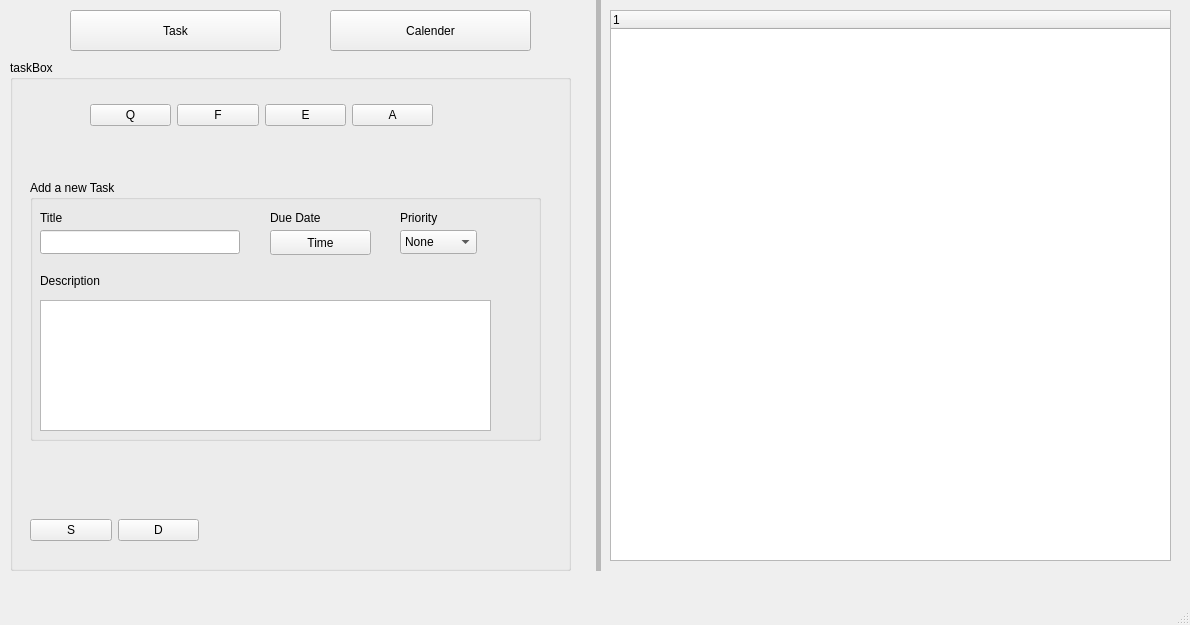
<?xml version="1.0" encoding="UTF-8"?>
<ui version="4.0">
 <class>MainWindow</class>
 <widget class="QMainWindow" name="MainWindow">
  <property name="geometry">
   <rect>
    <x>0</x>
    <y>0</y>
    <width>1190</width>
    <height>625</height>
   </rect>
  </property>
  <property name="windowTitle">
   <string>MainWindow</string>
  </property>
  <widget class="QWidget" name="centralwidget">
   <widget class="QPushButton" name="Task">
    <property name="geometry">
     <rect>
      <x>70</x>
      <y>10</y>
      <width>211</width>
      <height>41</height>
     </rect>
    </property>
    <property name="text">
     <string>Task</string>
    </property>
   </widget>
   <widget class="QPushButton" name="Calender">
    <property name="geometry">
     <rect>
      <x>330</x>
      <y>10</y>
      <width>201</width>
      <height>41</height>
     </rect>
    </property>
    <property name="text">
     <string>Calender</string>
    </property>
   </widget>
   <widget class="Line" name="line">
    <property name="geometry">
     <rect>
      <x>590</x>
      <y>0</y>
      <width>16</width>
      <height>571</height>
     </rect>
    </property>
    <property name="minimumSize">
     <size>
      <width>0</width>
      <height>0</height>
     </size>
    </property>
    <property name="lineWidth">
     <number>0</number>
    </property>
    <property name="midLineWidth">
     <number>5</number>
    </property>
    <property name="orientation">
     <enum>Qt::Vertical</enum>
    </property>
   </widget>
   <widget class="QGroupBox" name="tasklayout">
    <property name="enabled">
     <bool>true</bool>
    </property>
    <property name="geometry">
     <rect>
      <x>10</x>
      <y>60</y>
      <width>561</width>
      <height>511</height>
     </rect>
    </property>
    <property name="title">
     <string>taskBox</string>
    </property>
    <widget class="QGroupBox" name="addTaskBox">
     <property name="enabled">
      <bool>true</bool>
     </property>
     <property name="geometry">
      <rect>
       <x>20</x>
       <y>120</y>
       <width>511</width>
       <height>261</height>
      </rect>
     </property>
     <property name="tabletTracking">
      <bool>false</bool>
     </property>
     <property name="title">
      <string>Add a new Task</string>
     </property>
     <property name="flat">
      <bool>false</bool>
     </property>
     <property name="checkable">
      <bool>false</bool>
     </property>
     <widget class="QTextEdit" name="descriptioText">
      <property name="geometry">
       <rect>
        <x>10</x>
        <y>120</y>
        <width>451</width>
        <height>131</height>
       </rect>
      </property>
     </widget>
     <widget class="QLabel" name="label">
      <property name="geometry">
       <rect>
        <x>10</x>
        <y>90</y>
        <width>63</width>
        <height>21</height>
       </rect>
      </property>
      <property name="text">
       <string>Description</string>
      </property>
     </widget>
     <widget class="QLineEdit" name="lineEdit">
      <property name="geometry">
       <rect>
        <x>10</x>
        <y>50</y>
        <width>200</width>
        <height>24</height>
       </rect>
      </property>
     </widget>
     <widget class="QLabel" name="title">
      <property name="geometry">
       <rect>
        <x>10</x>
        <y>30</y>
        <width>63</width>
        <height>16</height>
       </rect>
      </property>
      <property name="text">
       <string>Title</string>
      </property>
     </widget>
     <widget class="QPushButton" name="pushButton_2">
      <property name="geometry">
       <rect>
        <x>240</x>
        <y>50</y>
        <width>101</width>
        <height>25</height>
       </rect>
      </property>
      <property name="text">
       <string>Time</string>
      </property>
     </widget>
     <widget class="QLabel" name="dueDate">
      <property name="geometry">
       <rect>
        <x>240</x>
        <y>30</y>
        <width>61</width>
        <height>16</height>
       </rect>
      </property>
      <property name="text">
       <string>Due Date</string>
      </property>
     </widget>
     <widget class="QComboBox" name="Priority">
      <property name="geometry">
       <rect>
        <x>370</x>
        <y>50</y>
        <width>77</width>
        <height>24</height>
       </rect>
      </property>
      <item>
       <property name="text">
        <string>None</string>
       </property>
      </item>
      <item>
       <property name="text">
        <string>High</string>
       </property>
      </item>
      <item>
       <property name="text">
        <string>Medium</string>
       </property>
      </item>
      <item>
       <property name="text">
        <string>Low</string>
       </property>
      </item>
     </widget>
     <widget class="QLabel" name="Priority_2">
      <property name="geometry">
       <rect>
        <x>370</x>
        <y>30</y>
        <width>40</width>
        <height>16</height>
       </rect>
      </property>
      <property name="text">
       <string>Priority</string>
      </property>
     </widget>
    </widget>
    <widget class="QWidget" name="horizontalLayoutWidget_2">
     <property name="geometry">
      <rect>
       <x>20</x>
       <y>450</y>
       <width>169</width>
       <height>41</height>
      </rect>
     </property>
     <layout class="QHBoxLayout" name="saveDeletlayout">
      <item>
       <widget class="QPushButton" name="Save">
        <property name="text">
         <string>S</string>
        </property>
       </widget>
      </item>
      <item>
       <widget class="QPushButton" name="DeletTask">
        <property name="text">
         <string>D</string>
        </property>
       </widget>
      </item>
     </layout>
    </widget>
    <widget class="QWidget" name="horizontalLayoutWidget">
     <property name="geometry">
      <rect>
       <x>80</x>
       <y>40</y>
       <width>343</width>
       <height>31</height>
      </rect>
     </property>
     <layout class="QHBoxLayout" name="btnlayout">
      <item>
       <widget class="QPushButton" name="pushButton_4">
        <property name="text">
         <string>Q</string>
        </property>
       </widget>
      </item>
      <item>
       <widget class="QPushButton" name="pushButton">
        <property name="text">
         <string>F</string>
        </property>
       </widget>
      </item>
      <item>
       <widget class="QPushButton" name="pushButton_3">
        <property name="text">
         <string>E</string>
        </property>
       </widget>
      </item>
      <item>
       <widget class="QPushButton" name="AddTask">
        <property name="text">
         <string>A</string>
        </property>
       </widget>
      </item>
     </layout>
    </widget>
   </widget>
   <widget class="QTreeWidget" name="treeWidget">
    <property name="geometry">
     <rect>
      <x>610</x>
      <y>10</y>
      <width>561</width>
      <height>551</height>
     </rect>
    </property>
    <column>
     <property name="text">
      <string notr="true">1</string>
     </property>
    </column>
   </widget>
  </widget>
  <widget class="QMenuBar" name="menubar">
   <property name="geometry">
    <rect>
     <x>0</x>
     <y>0</y>
     <width>1190</width>
     <height>25</height>
    </rect>
   </property>
  </widget>
  <widget class="QStatusBar" name="statusbar"/>
 </widget>
 <resources/>
 <connections>
  <connection>
   <sender>AddTask</sender>
   <signal>clicked()</signal>
   <receiver>addTaskBox</receiver>
   <slot>show()</slot>
   <hints>
    <hint type="sourcelabel">
     <x>492</x>
     <y>108</y>
    </hint>
    <hint type="destinationlabel">
     <x>556</x>
     <y>185</y>
    </hint>
   </hints>
  </connection>
  <connection>
   <sender>Task</sender>
   <signal>clicked()</signal>
   <receiver>tasklayout</receiver>
   <slot>show()</slot>
   <hints>
    <hint type="sourcelabel">
     <x>405</x>
     <y>51</y>
    </hint>
    <hint type="destinationlabel">
     <x>664</x>
     <y>88</y>
    </hint>
   </hints>
  </connection>
  <connection>
   <sender>pushButton_4</sender>
   <signal>clicked()</signal>
   <receiver>lineEdit</receiver>
   <slot>clear()</slot>
   <hints>
    <hint type="sourcelabel">
     <x>211</x>
     <y>108</y>
    </hint>
    <hint type="destinationlabel">
     <x>208</x>
     <y>179</y>
    </hint>
   </hints>
  </connection>
  <connection>
   <sender>addTaskBox</sender>
   <signal>clicked()</signal>
   <receiver>Priority</receiver>
   <slot>clear()</slot>
   <hints>
    <hint type="sourcelabel">
     <x>243</x>
     <y>115</y>
    </hint>
    <hint type="destinationlabel">
     <x>597</x>
     <y>181</y>
    </hint>
   </hints>
  </connection>
  <connection>
   <sender>pushButton_4</sender>
   <signal>clicked()</signal>
   <receiver>descriptioText</receiver>
   <slot>clear()</slot>
   <hints>
    <hint type="sourcelabel">
     <x>260</x>
     <y>122</y>
    </hint>
    <hint type="destinationlabel">
     <x>260</x>
     <y>279</y>
    </hint>
   </hints>
  </connection>
  <connection>
   <sender>DeletTask</sender>
   <signal>clicked()</signal>
   <receiver>treeWidget</receiver>
   <slot>update()</slot>
   <hints>
    <hint type="sourcelabel">
     <x>153</x>
     <y>375</y>
    </hint>
    <hint type="destinationlabel">
     <x>301</x>
     <y>473</y>
    </hint>
   </hints>
  </connection>
 </connections>
</ui>
